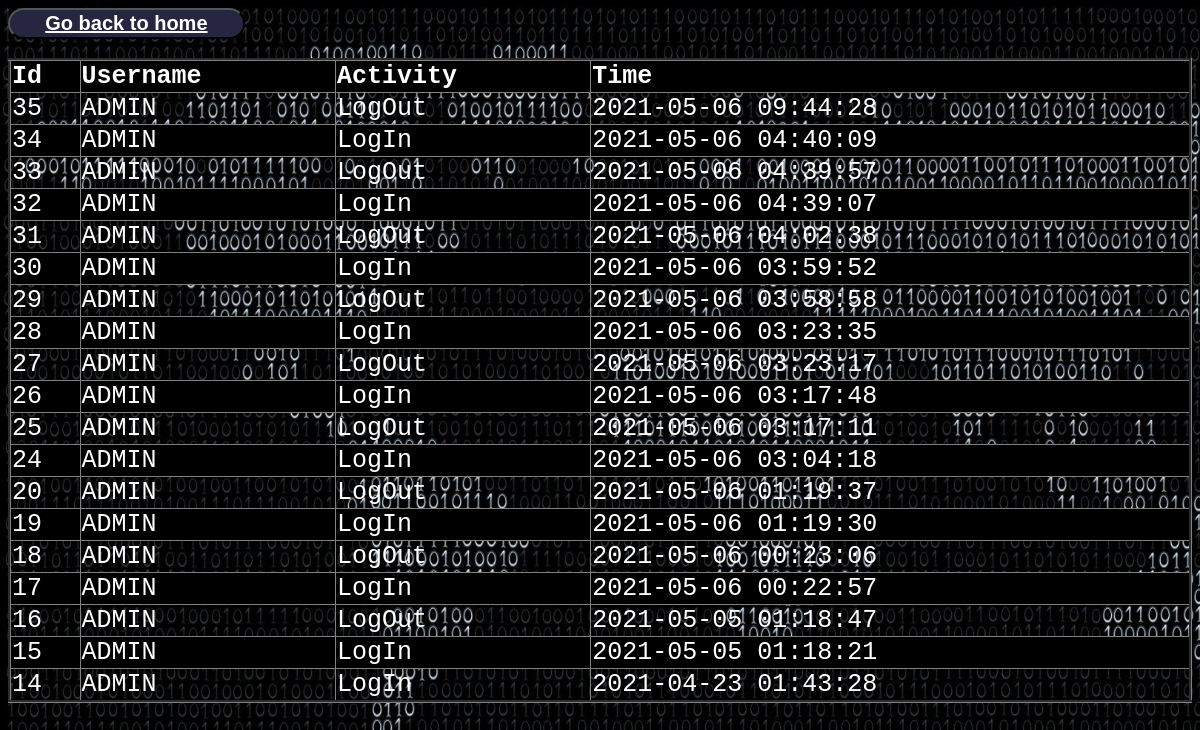
The app's page /display.php (signed in) with its own data.
### tables this page shows
CREATE TABLE `acts` (
  `id` int(100) NOT NULL,
  `username` varchar(255) NOT NULL,
  `activity` varchar(255) NOT NULL,
  `time` varchar(255) NOT NULL
);

### display.php (the view, shortened to what this page needs)
<html>
    <head>
</head>
<body>
<button type="submit">  <a href="home.php" >Go back to home</a> </button></center></h1>
<?php
if ( isset($_SESSION['username'])) {
 ?>
<?php
$conn = mysqli_connect("localhost", "root", "", "test_db");
$sql1="SELECT id, username, activity, time FROM acts
ORDER BY time DESC;";
	$result = $conn->query($sql1);
		echo "<br/><h3></h3>";
		echo "<table>";
echo "<table border='3'>
<tr>
<th>Id</th>
<th>Username</th>
<th>Activity</th>
<th>Time</th>
</tr>";
if($_SESSION['username']==="ADMIN"){
	if ($result->num_rows > 0)
while($row = $result->fetch_assoc()) {
  echo "<tr>" ;
	echo  "<td>" . $row['id'] . "</td>";
	echo "<td>" . $row['username'] . "</td>";
	echo " <td>" . $row['activity'] . "</td>";
	echo " <td>" . $row['time'] . "</td>";
}
}
		echo "</table>";
}
?>

### display.php (style rules this page uses)
body { background-image: url(dos.jpg); background-size: cover; background-attachment: fixed; }
button { font-family: sans-serif; font-size: 20px; font-weight: bolder; color: white; border-radius: 20px; background: #272640; padding: 2px; width: 20%; }
a { color: white; }
table { border-collapse: collapse; width: 100%; color: white; font-family: monospace; font-size: 25px; text-align: left; }
th { background-color: black; color: white; }
tr:nth-child(even) { background-color: none }
tr:nth-child(odd) { background-color: black }

### records on screen
acts: id "35", username "ADMIN", activity "LogOut", time "2021-05-06 09:44:28"
acts: id "34", username "ADMIN", activity "LogIn", time "2021-05-06 04:40:09"
acts: id "33", username "ADMIN", activity "LogOut", time "2021-05-06 04:39:57"
acts: id "32", username "ADMIN", activity "LogIn", time "2021-05-06 04:39:07"
acts: id "31", username "ADMIN", activity "LogOut", time "2021-05-06 04:02:38"
acts: id "30", username "ADMIN", activity "LogIn", time "2021-05-06 03:59:52"
acts: id "29", username "ADMIN", activity "LogOut", time "2021-05-06 03:58:58"
acts: id "28", username "ADMIN", activity "LogIn", time "2021-05-06 03:23:35"
acts: id "27", username "ADMIN", activity "LogOut", time "2021-05-06 03:23:17"
acts: id "26", username "ADMIN", activity "LogIn", time "2021-05-06 03:17:48"
acts: id "25", username "ADMIN", activity "LogOut", time "2021-05-06 03:17:11"
acts: id "24", username "ADMIN", activity "LogIn", time "2021-05-06 03:04:18"
acts: id "20", username "ADMIN", activity "LogOut", time "2021-05-06 01:19:37"
acts: id "19", username "ADMIN", activity "LogIn", time "2021-05-06 01:19:30"
acts: id "18", username "ADMIN", activity "LogOut", time "2021-05-06 00:23:06"
acts: id "17", username "ADMIN", activity "LogIn", time "2021-05-06 00:22:57"
acts: id "16", username "ADMIN", activity "LogOut", time "2021-05-05 01:18:47"
acts: id "15", username "ADMIN", activity "LogIn", time "2021-05-05 01:18:21"
acts: id "14", username "ADMIN", activity "LogIn", time "2021-04-23 01:43:28"
